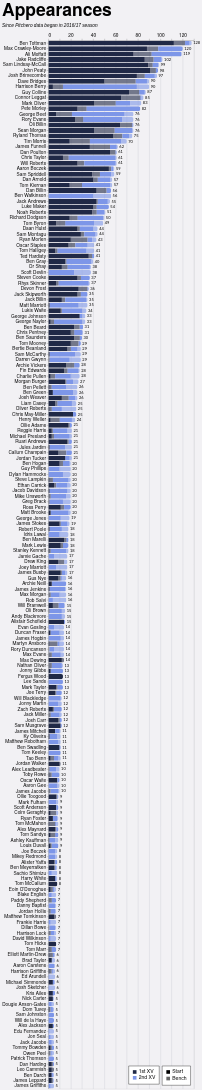

The Vega-Lite source for this figure:
### Vega-Lite specification from a JSON file in a GitHub repository (floating-point values rounded to 4 significant figures; data arrays with more than 128 entries replaced by an {"elided": "..."} marker saying what was removed)
{"config": {"axis": {"labelFont": "PT Sans Narrow, Helvetica Neue, Helvetica, Arial, sans-serif", "titleFont": "PT Sans Narrow, Helvetica Neue, Helvetica, Arial, sans-serif", "labelFontSize": 13, "titleFontSize": 24, "gridColor": "#202947", "gridOpacity": 0.2, "zindex": 1}, "text": {"font": "Lato, sans-serif"}, "bar": {"cornerRadiusEnd": 5}, "header": {"labelFont": "PT Sans Narrow, Helvetica Neue, Helvetica, Arial, sans-serif", "titleFont": "PT Sans Narrow, Helvetica Neue, Helvetica, Arial, sans-serif", "labelFontSize": 24, "titleFontSize": 28, "labelFontWeight": "bold", "orient": "left"}, "legend": {"labelFont": "PT Sans Narrow, Helvetica Neue, Helvetica, Arial, sans-serif", "titleFont": "PT Sans Narrow, Helvetica Neue, Helvetica, Arial, sans-serif", "labelFontSize": 14, "titleFontSize": 16, "titlePadding": 5, "fillColor": "white", "strokeColor": "black", "padding": 10, "titleFontWeight": "lighter", "titleFontStyle": "italic", "titleColor": "gray", "offset": 10}, "title": {"font": "PT Sans Narrow, Helvetica Neue, Helvetica, Arial, sans-serif", "fontSize": 48, "fontWeight": "bold", "anchor": "start", "align": "center", "titlePadding": 20, "subtitlePadding": 10, "subtitleFontSize": 13, "subtitleColor": "", "subtitleFontStyle": "italic", "offset": 15, "color": "black"}, "axisX": {"labelAngle": 0}, "facet": {"title": null, "header": null, "align": {"row": "each", "column": "each"}}, "resolve": {"scale": {"y": "independent", "facet": "independent"}}, "background": "#f2f1f4", "scale": {"offsetBandPaddingOuter": 0.2, "offsetBandPaddingInner": 0.1}}, "layer": [{"mark": {"type": "bar"}, "encoding": {"color": {"field": "squad", "legend": {"direction": "vertical", "labelExpr": "datum.value + ' XV'", "orient": "bottom-right", "title": null}, "scale": {"domain": ["1st", "2nd"], "range": ["#202946", "#7d96e8"]}, "sort": ["1st", "2nd"], "type": "nominal"}, "opacity": {"field": "start", "legend": {"direction": "vertical", "orient": "bottom-right", "title": null}, "scale": {"domain": ["Start", "Bench"], "range": [1.0, 0.6]}, "sort": ["Start", "Bench"], "type": "nominal"}, "order": {"field": "stack_order", "sort": "ascending", "type": "quantitative"}, "tooltip": [{"field": "player", "title": "Player", "type": "nominal"}, {"field": "squad", "title": "Squad", "type": "nominal"}, {"field": "start", "title": "Selection", "type": "nominal"}, {"aggregate": "sum", "field": "games", "title": "Games", "type": "quantitative"}, {"aggregate": "max", "field": "player_total", "title": "Total", "type": "quantitative"}], "x": {"aggregate": "sum", "axis": {"orient": "top", "title": null}, "field": "games", "type": "quantitative"}, "y": {"field": "player", "sort": {"field": "player_total", "op": "max", "order": "descending"}, "title": null, "type": "nominal"}}}, {"mark": {"type": "text", "align": "left", "baseline": "middle", "color": "black", "dx": 4, "fontSize": 11}, "encoding": {"text": {"field": "total_games", "format": ".0f", "type": "quantitative"}, "x": {"axis": {"orient": "top", "title": null}, "field": "total_games", "type": "quantitative"}, "y": {"field": "player", "sort": {"field": "player_total", "op": "max", "order": "descending"}, "title": null, "type": "nominal"}}, "transform": [{"aggregate": [{"op": "sum", "field": "games", "as": "total_games"}, {"op": "max", "field": "player_total", "as": "player_total"}], "groupby": ["player"]}]}], "data": {"name": "data-e03cd0203b9d8aed45e5e547fa8dd135"}, "height": {"step": 15}, "params": [{"name": "seasonParam", "value": []}, {"name": "gameTypesParam", "value": []}, {"name": "squadParam", "value": "All"}, {"name": "positionsParam", "value": []}, {"name": "minAppsParam", "value": 5}], "title": {"text": "Appearances", "subtitle": "Since Pitchero data began in 2016/17 season"}, "transform": [{"filter": "length(seasonParam) === 0 || indexof(seasonParam, datum.season) >= 0"}, {"filter": "length(gameTypesParam) === 0 || indexof(gameTypesParam, datum.game_type) >= 0"}, {"filter": "squadParam === \"All\" || datum.squad === squadParam"}, {"filter": "length(positionsParam) === 0 || indexof(positionsParam, datum.position) >= 0"}, {"joinaggregate": [{"op": "sum", "field": "games", "as": "player_total"}], "groupby": ["player"]}, {"filter": "datum.player_total >= minAppsParam"}], "width": 400, "$schema": "https://vega.github.io/schema/vega-lite/v5.20.1.json", "datasets": {"data-e03cd0203b9d8aed45e5e547fa8dd135": {"elided": "2368 records"}}}
